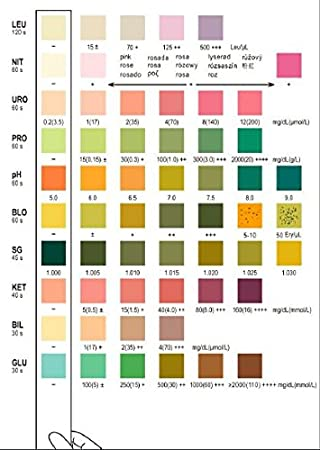
#> input picture Images/reference.jpg, 320 x 450 px
$ python color_detection.py
#> lines starting #> are read from the running program, lines starting #| are printed output that depends on the picture; after the words box and inside, x2 and y2 are one past the last pixel; in counts of white or black regions, pixels touching at a corner belong together
# -*- coding: utf-8 -*-

from collections import Counter

#  Color detection
import cv2
import matplotlib.pyplot as plt
import numpy as np
from scipy.spatial import distance
from sklearn.cluster import KMeans

train_img = cv2.imread('./Images/reference.jpg')  # set path to reference image.
#> train_img is the input picture: shape (450, 320, 3); mean B, G, R 207.8, 220.9, 226.8
test_img = cv2.imread('./Images/testing.png')  # set path to testing image.
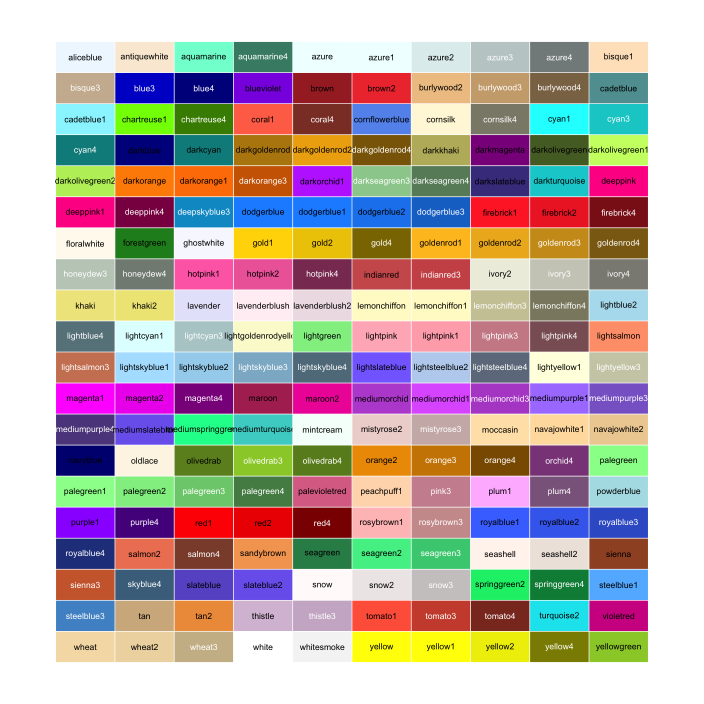
#> input picture Images/testing.png, 2112 x 2112 px (shown at 1/3 size)
#> test_img is the input picture: shape (2112, 2112, 3); mean B, G, R 168.6, 171, 184.9

gray_image = cv2.cvtColor(train_img, cv2.COLOR_BGR2GRAY)
plt.imshow(gray_image, cmap='gray')


def RGB2HEX(color):
    return "#{:02x}{:02x}{:02x}".format(int(color[0]), int(color[1]), int(color[2]))


"""Using ML model K mean clustering to find out the RGB range of colors in the image by creating 63 clusters which are number of colors in the referencing image."""

modified_image = cv2.resize(train_img, (600, 400), interpolation=cv2.INTER_AREA)
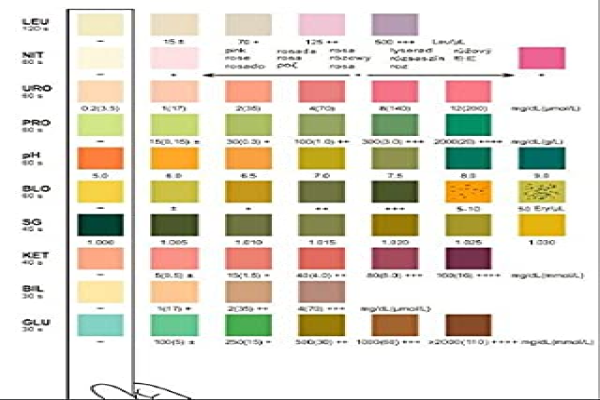
#> modified_image: shape (400, 600, 3); mean B, G, R 207.7, 220.8, 226.7
modified_image = modified_image.reshape(modified_image.shape[0] * modified_image.shape[1], 3)
clf = KMeans(n_clusters=63)
labels = clf.fit_predict(modified_image)
counts = Counter(labels)
#> counts = 63 items
center_colors = clf.cluster_centers_
ordered_colors = [center_colors[i] for i in counts.keys()]
#> ordered_colors = 63 items, first 6: [254.6, 254.7, 254.6], [176.8, 180.1, 181.5], [163.4, 165.1, 165.1], [250, 253.3, 252.2], [241.4, 249, 250.5], [235.3, 238.4, 235.6]
hex_colors = [RGB2HEX(ordered_colors[i]) for i in counts.keys()]
#> hex_colors = 63 items, first 6: '#abe1fa', '#0d6a7d', '#c7ecf4', '#b0b4b5', '#397bf7', '#45d0f3'
rgb_colors = [ordered_colors[i] for i in counts.keys()]
#> rgb_colors = 63 items, first 6: [171.9, 225, 250.9], [13.61, 106.1, 125.4], [199.7, 236.7, 244.5], [176.8, 180.1, 181.5], [57.05, 123.4, 247.3], [69.93, 208.1, 243.3]

for i in range(len(rgb_colors)):
    rgb_colors[i] = rgb_colors[i].astype(int)
#> this loop made 63 passes
#> after the loop, rgb_colors = 63 items, first 6: [171, 225, 250], [13, 106, 125], [199, 236, 244], [176, 180, 181], [57, 123, 247], [69, 208, 243]
print(rgb_colors)
#> (printed output is left out)

img = test_img
gray = cv2.cvtColor(img, cv2.COLOR_BGR2GRAY)

_, threshold = cv2.threshold(gray, 220, 255, cv2.THRESH_BINARY)
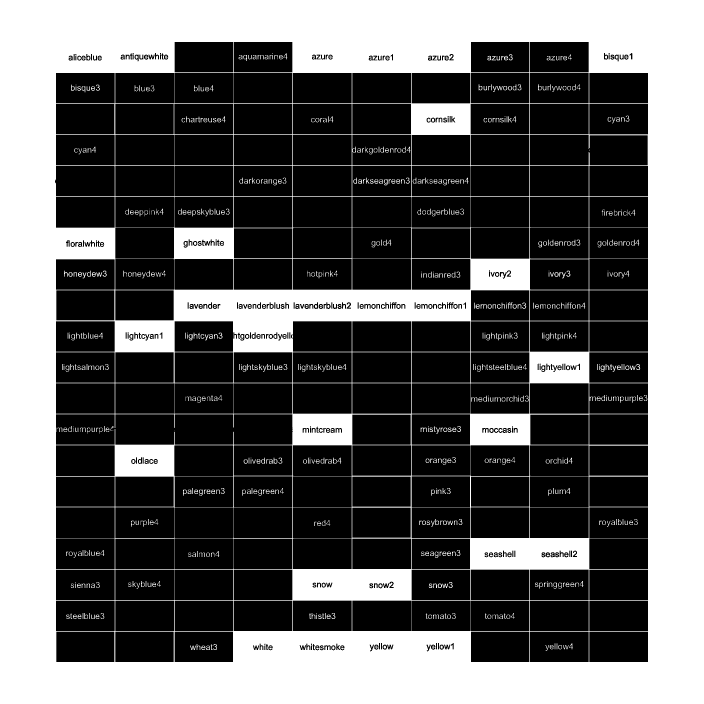
#> threshold: shape (2112, 2112) (shown at 1/3 size); 38.9% white; 774 white regions (89 under 20 px)
# using a findContours() function
contours, _ = cv2.findContours(threshold, cv2.RETR_TREE, cv2.CHAIN_APPROX_SIMPLE)
#> contours = 1486 contours, 265 with area under 20; largest, box (x1, y1, x2, y2) and area: (0, 0, 2112, 2112) 4456321, (167, 1242, 879, 1335) 65074, (1589, 404, 1944, 497) 32231, (522, 1614, 701, 1708) 16548, (522, 1521, 701, 1615) 16546

print("Total numbers of parts in the image", len(contours))
#| Total numbers of parts in the image 1486
temp = list(contours)
#> temp has the same summary as contours

new_contours = []
for contour in contours:
    x, y, w, h = cv2.boundingRect(contour)
    if w > 100 and h > 30:
        new_contours.append(contour)
#> this loop made 1486 passes
#> (x, y, w, h) on passes 2 to 4: (1020, 1935, 15, 17), (1024, 1939, 6, 3), (992, 1935, 16, 17)
#> after the loop, new_contours = 168 contours; largest, box (x1, y1, x2, y2) and area: (0, 0, 2112, 2112) 4456321, (167, 1242, 879, 1335) 65074, (1589, 404, 1944, 497) 32231, (522, 1614, 701, 1708) 16548, (522, 1521, 701, 1615) 16546

new_contours.pop(0)

"""Calculating the Euclidian distance to find out the nearest match."""


def find_match(avg_color):
    smallest_dis = distance.euclidean(rgb_colors[0], avg_color)
    smallest_dis_color = []
    for color in rgb_colors:
        if distance.euclidean(color, avg_color) < smallest_dis:
            smallest_dis = distance.euclidean(color, avg_color)
            smallest_dis_color = color

    # print("neareest match " ,smallest_dis_color)
    return smallest_dis_color


for cnt in new_contours:
    predicted_image = np.zeros((100, 130, 3), np.uint8)
    if cv2.contourArea(cnt) > 800:  # filter small contours
        x, y, w, h = cv2.boundingRect(cnt)
        cv2.rectangle(img, (x, y), (x + w, y + h), (0, 255, 0), 2)
        current_cnt_img = img[y:y + h, x:x + w]
        bgr = np.array(cv2.mean(current_cnt_img))[:3].astype(np.uint8)
        rgb = [bgr[2], bgr[1], bgr[0]]

        predicted_color = find_match(bgr)
        predicted_image[:] = predicted_color
        print("part of testing image  with real color ", bgr)
        cv2.imshow("Current part", current_cnt_img)
        cv2.waitKey(1)
        print("image with predcited color :", predicted_color)
        cv2.imshow("prediction", predicted_image)
        cv2.waitKey(1)
#> this loop made 167 passes
#> (x, y, w, h, bgr, rgb, predicted_color) on passes 1 to 8: (1767, 1894, 178, 93, [35, 191, 124], [124, 191, 35], [39, 149, 164]), (1589, 1894, 178, 93, [10, 132, 118], [118, 132, 10], [13, 106, 125]), (1412, 1894, 177, 93, [9, 231, 215], [215, 231, 9], [12, 178, 227]), (523, 1894, 177, 93, [129, 179, 185], [185, 179, 129], [101, 186, 171]), (345, 1894, 177, 93, [145, 204, 214], [214, 204, 145], [140, 222, 210]), (168, 1894, 176, 93, [151, 211, 224], [224, 211, 151], [140, 222, 210]), (1767, 1801, 178, 93, [114, 12, 179], [179, 12, 114], [91, 72, 162]), (1589, 1801, 178, 93, [213, 217, 26], [26, 217, 213], [142, 191, 101])
#> (x, y, w, h, bgr) on pass 37: (1234, 1521, 177, 94, [136, 147, 186])
#> (printed output is left out)
#> pass 1, `current_cnt_img = img[y:y + h, x:x + w]`:
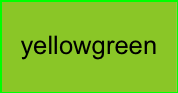
#> current_cnt_img: shape (93, 178, 3); mean B, G, R 35.3, 191.2, 124.7
#> pass 1, `cv2.imshow("prediction", predicted_image)`:
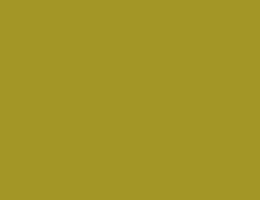
#> window 'prediction': shape (100, 130, 3) (shown 2 times larger); mean B, G, R 39, 149, 164
#> after the loop:
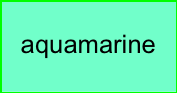
#> current_cnt_img: shape (93, 177, 3); mean B, G, R 183, 243.3, 102.6
#> after the loop:
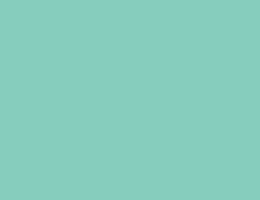
#> predicted_image: shape (100, 130, 3) (shown 2 times larger); mean B, G, R 189, 205, 134
